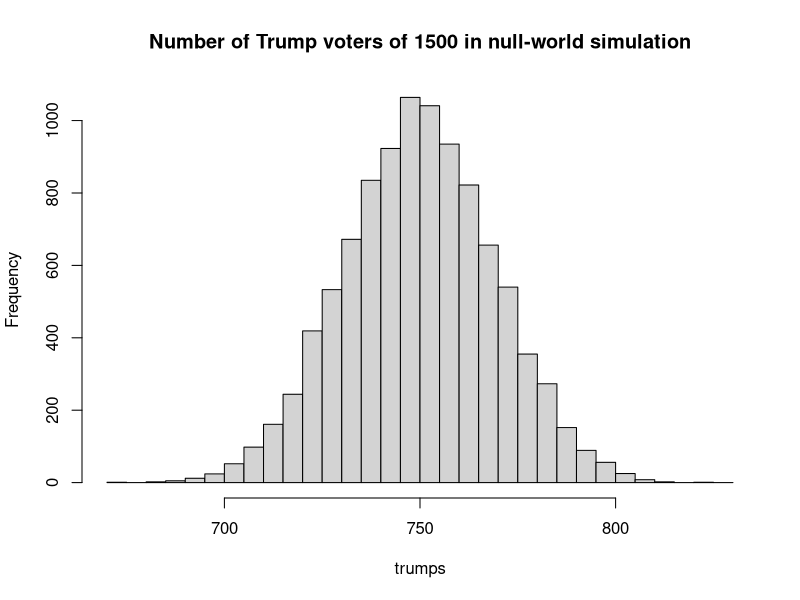

Here is the R script that generated this plot:
## ---- chunk 1
3:12
## ---- chunk 2
seq(3, 12)
## ---- chunk 3
seq(3, 33, by=5)
## ---- chunk 4
seq(0.1, 0.9, by=0.2)
## ---- chunk 5
# Number of repeats we will run.
n <- 10000

# Make an array to store the counts.
trumps <- numeric(n)

for (i in 1:n) {
    votes <- sample(c('Trump', 'Clinton'), size=1500, replace=TRUE)
    trumps[i] <- sum(votes == 'Trump')
}

# Integer bins from 670 through 830 in steps of 5.
hist(trumps, breaks=seq(670, 830, by=5),
     main='Number of Trump voters of 1500 in null-world simulation')

# How often >= 840 Trump votes in random draw?
k <- sum(trumps >= 840)
# As a proportion of simulated resamples.
kk <- k / n

message('Proportion voting for Trump: ', kk)
